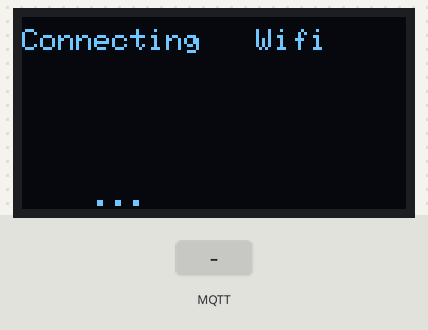
A sketch run on a simulated ESP8266 (Wemos D1 mini). Shown: 128×64 one-colour display. The test bench sets the inputs (shaded band). No MQTT or app messages arrive unless stated; what the sketch prints to the serial monitor is not drawn.

Above: at 6.6 s.
At 11.8 s:
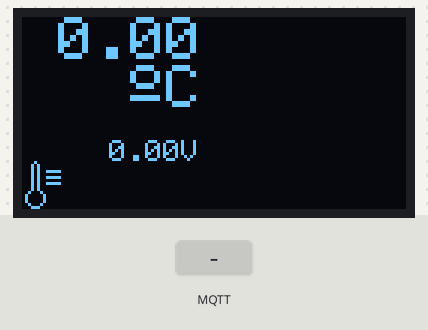
11.9 s: MQTT message "0" arrives on the first subscribed topic
13.4 s: MQTT message "on" arrives on the first subscribed topic
At 16.1 s:
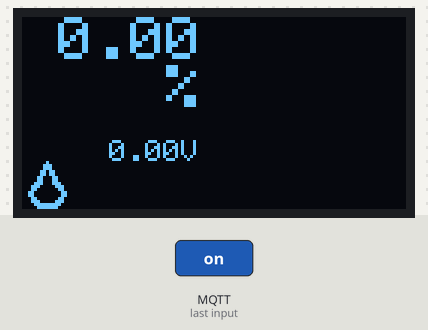
16.4 s: MQTT message "off" arrives on the first subscribed topic
At 21.2 s:
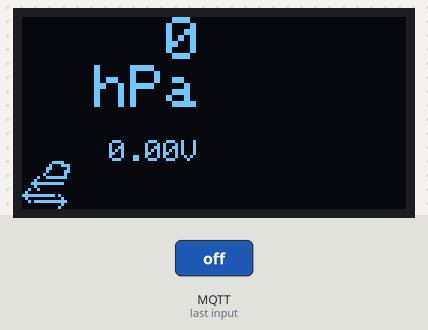
Timing chart, 0 to 22.7 s (numbered marks = the images above; inputs shaded):
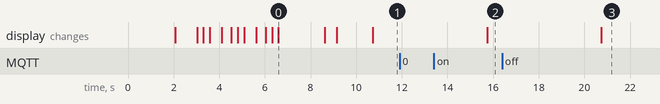

The sketch:

ESP8266-Climate-Display-PubSub.ino
```cpp
/*
 * This sketch means to be run on a WeMos D1 Mini with OLED Shield
 *
 * It connects to the topics from the mqtt broker used in
 * http://bitluni.net/solar-powered-weather-station/
 * (i used voltage instad of light sensor, so this display shows voltage)
 *
 * As i have multiple WiFi AccessPoints around the house, i set three here in this
 * sketch. You can remove two of them or integrate the WiFiManger library.
 */

#include <SPI.h>
#include <Wire.h>
#include <Adafruit_SSD1306.h>

#include <ESP8266WiFi.h>
#include <ESP8266WiFiMulti.h>

#include <PubSubClient.h>

// OLED specific
#define OLED_RESET 0  // GPIO0
Adafruit_SSD1306 display(OLED_RESET);

/************************* CONFIG *****************************************************/
// MQTT broker settings
// IP address of the mqtt broker
#define HOST        "xxx.xxx.xxx.xxx"
#define PORT        1883
// credentials needed for connection
#define USERNAME    "username"
#define PASSWORD    "password"
// Topics, change if yours are different
#define TOPIC_TEMPERATURE "weatherStation/temperature"
#define TOPIC_VOLTAGE     "weatherStation/voltage"
#define TOPIC_HUMIDITY    "weatherStation/humidity"
#define TOPIC_BAROMETRIC  "weatherStation/barometric"

// Multi WiFi
const char* ssid1     = "SSID_1";
const char* ssid2     = "SSID_2";
const char* ssid3     = "SSID_3";
const char* password1  = "PASSWORD_1";
const char* password2  = "PASSWORD_2";
const char* password3  = "PASSWORD_3";
/************************* CONFIG END *************************************************/

// Multiple WiFi connections
ESP8266WiFiMulti multi;

// Create an ESP8266 WiFiClient class to connect to the MQTT server.
WiFiClient client;
PubSubClient mqtt(client);

double currentTemp = 0.0;
double currentVoltage = 0.0;
double currentHum = 0.0;
double currentBaro = 0.0;
const int timeout = 5;

// Define some display states
int state = 0;
#define STATE_TEMP 0
#define STATE_HUM 1
#define STATE_BARO 2
// how long to wait until switching state
#define WAIT_SECONDS 5
// millis of last switch
long lastSwitch = 0;

// ICONS
const unsigned char temp_icon [] = {
0x08, 0x00, 0x14, 0x00, 0x14, 0x00, 0x14, 0xF8, 0x14, 0x00, 0x14, 0xF8, 0x14, 0x00, 0x14, 0xF8,
0x14, 0x00, 0x14, 0x00, 0x22, 0x00, 0x41, 0x00, 0x41, 0x00, 0x41, 0x00, 0x22, 0x00, 0x1C, 0x00
};
const unsigned char humidity [] = {
0x00, 0x80, 0x01, 0xC0, 0x01, 0xC0, 0x03, 0x60, 0x03, 0x60, 0x06, 0x30, 0x06, 0x30, 0x0E, 0x38,
0x1C, 0x1C, 0x18, 0x0C, 0x30, 0x06, 0x30, 0x06, 0x18, 0x0C, 0x1C, 0x1C, 0x0F, 0xF8, 0x07, 0xF0
};
const unsigned char pressure [] = {
0x00, 0x3C, 0x00, 0x47, 0x00, 0xC1, 0x00, 0x83, 0x01, 0x02, 0x04, 0xFE, 0x08, 0x00, 0x1F, 0xFC,
0x08, 0x00, 0x24, 0x00, 0x40, 0x00, 0xFF, 0xE8, 0x40, 0x04, 0x2F, 0xFE, 0x00, 0x04, 0x00, 0x08
};

void barocallback(double p) {
  currentBaro = p;
}

void humcallback(double h) {
  currentHum = h;
}

void tempcallback(double t) {
  currentTemp = t;
}

void lipocallback(double v) {
  currentVoltage = v;
}

void callback(char* topic, byte* payload, unsigned int length) {
  Serial.print("Message arrived [");
  Serial.print(topic);
  Serial.print("] ");
  for (int i = 0; i < length; i++) {
    Serial.print((char)payload[i]);
  }
  Serial.println();
  // we know there will be only double data as payload, so ...
  double dValue = atof((char *) payload);
  if(strcmp(topic, TOPIC_TEMPERATURE) == 0)
    tempcallback(dValue);
  else if(strcmp(topic, TOPIC_VOLTAGE) == 0)
    lipocallback(dValue);
  else if(strcmp(topic, TOPIC_HUMIDITY) == 0)
    humcallback(dValue);
  else if(strcmp(topic, TOPIC_BAROMETRIC) == 0)
    barocallback(dValue);
}

/*
 * Draw values on display depending on the current state
 */
void drawValues() {
  display.clearDisplay();
  display.setTextSize(2);
  display.setTextColor(WHITE);
  display.setCursor(0,0);
  int decimals = 2;
  switch(state) {
    case STATE_TEMP:
      if((currentTemp >= 0 || currentTemp > -10) && currentTemp < 10)
        display.print(" ");
      if(currentTemp < -10)
        decimals = 1;
      display.println(currentTemp, decimals);
      display.print("   ");
      display.print(char(167));
      display.print("C");
      display.drawBitmap(0,display.height()-16, temp_icon, 16, 16, WHITE);
      break;
    case STATE_HUM:
      if(currentHum < 10)
        display.print(" ");
      display.println(currentHum);
      display.print("    %");
      display.drawBitmap(0,display.height()-16, humidity, 16, 16, WHITE);
      break;
    case STATE_BARO:
      int h = (int) currentBaro / (int)100;
      if(h < 10000)
        display.print(" ");
      if(h < 1000)
        display.print(" ");
      if(h < 100)
        display.print(" ");
      if(h < 10)
        display.print(" ");
      display.println(h);
      display.print("  hPa");
      display.drawBitmap(0,display.height()-16, pressure, 16, 16, WHITE);
      break;
  }
  display.setCursor(29,41);
  display.setTextSize(1);
  display.print(currentVoltage);
  display.print("V");
  display.display();
}

void setup() {
  Serial.begin(9600);

  multi.addAP(ssid1, password1);
  multi.addAP(ssid2, password2);
  multi.addAP(ssid3, password3);

  display.begin(SSD1306_SWITCHCAPVCC, 0x3C);  // initialize with the I2C addr 0x3C (for the 64x48)

  // Clear the buffer.
  display.clearDisplay();
  display.dim(1);
  display.setTextWrap(false);
  // show "welcome" screen
  display.setTextSize(2);
  display.setTextColor(WHITE);
  display.setCursor(14,0);
  display.print("ESP");
  display.setCursor(8,17);
  display.print("8266");
  display.setTextSize(1);
  display.setCursor(11,40);
  display.print("Climate");
  display.display();
  delay(2000);

  display.clearDisplay();
  display.setTextWrap(true);
  Serial.println("Connecting Wifi...");
  display.setCursor(0,4);
  display.print("Connecting   Wifi");
  display.display();
  delay(500);

  display.setTextWrap(false);
  int fake = 3;
  while(fake != 0) {
    display.setCursor(23,display.height()-8);
    display.setTextColor(BLACK);
    display.print("...");
    display.display();
    delay(400);
    display.setTextColor(WHITE);
    display.setCursor(23,display.height()-8);
    display.print(".");
    display.display();
    delay(250);
    display.print(".");
    display.display();
    delay(250);
    display.print(".");
    display.display();
    delay(500);
    fake--;
  }
  int c = 0;
  while(multi.run() != WL_CONNECTED || c >= timeout) {
    Serial.println("next wifi connect try in 1s");
    delay(1000);
    c++;
  }
  if(c >= timeout)
    while(1); // WDT reset

  // remove 3 dots (if there are some)
  display.setCursor(23,display.height()-8);
  display.setTextColor(BLACK);
  display.print("...");
  display.setTextColor(WHITE);
  display.setCursor(5,display.height()-8);
  display.print("connected");
  display.display();
  delay(500);
  Serial.println("");
  Serial.println("WiFi connected");
  Serial.print("WiFi SSID: ");
  Serial.println(WiFi.SSID());
  Serial.print("IP address: ");
  Serial.println(WiFi.localIP());

  mqtt.setServer(HOST, PORT);
  mqtt.setCallback(callback);

  display.clearDisplay();
  display.setCursor(8,15);
  display.print("fetching");
  display.setCursor(20,24);
  display.print("data");
  display.display();
  delay(1500);
}

void reconnect() {
  // Loop until we're reconnected
  while (!mqtt.connected()) {
    Serial.print("Attempting MQTT connection...");
    // Attempt to connect
    if (mqtt.connect("ESP8266-OLED", USERNAME, PASSWORD)) {
      Serial.println("connected");
      // ... and resubscribe
      mqtt.subscribe("weatherStationTest/#");
    } else {
      Serial.print("failed, rc=");
      Serial.print(mqtt.state());
      Serial.println(" try again in 5 seconds");
      // Wait 5 seconds before retrying
      delay(5000);
    }
  }
}


void loop() {
  // make sure we're connected
  if (!mqtt.connected()) {
    reconnect();
  }
  mqtt.loop();

  // show the values
  drawValues();
  long now = millis();
  if(lastSwitch == 0)
    lastSwitch = now;
  int waited = now - lastSwitch;
  // time to switch display values?
  if(waited >= WAIT_SECONDS * 1000) {
    lastSwitch = now;
    state++;
    if(state > 2)
      state = 0;
  }
}
```

Measured:
- after the input at 11.9 s, every drawn part: stays the same
- what the display in image 0 shows lasts 2.0 s, from 6.6 s to 8.6 s
